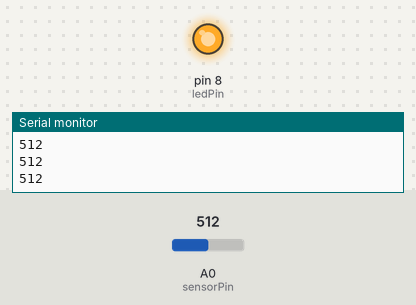
Simulated run of this sketch. Board: Arduino Uno, built with avr-gcc and run on an emulated ATmega328P. Shown: output pins drawn as LEDs (lit = HIGH), the last lines printed to the serial monitor. The inputs (shaded band) are chosen by the test bench; at power-on: A0 (sensorPin) = 512.

Above: at 1.2 s.
1.3 s: A0 (sensorPin) set to 214
2.8 s: A0 (sensorPin) set to 190
At 3.9 s:
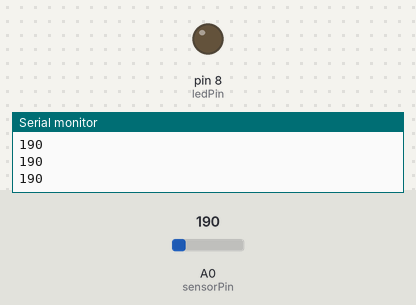
4.3 s: A0 (sensorPin) set to 210
At 5.0 s:
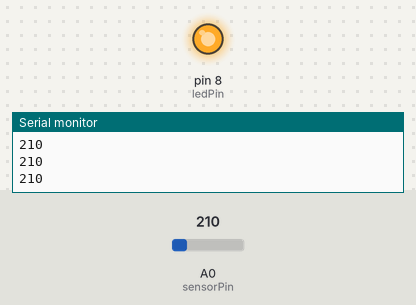
5.8 s: A0 (sensorPin) set to 122
At 6.2 s:
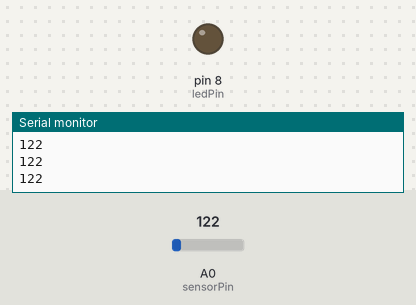
Timing chart, 0 to 8.3 s (numbered marks = the images above; inputs shaded):
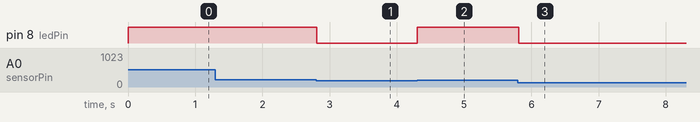

Measured:
- the behaviour switches between 200 and 199 on A0 (sensorPin) (found by bisection; images 0 and 1)
- after the input at 2.8 s, pin 8 (ledPin): HIGH → LOW at once
- after the input at 4.3 s, pin 8 (ledPin): LOW → HIGH at once
- after the input at 5.8 s, pin 8 (ledPin): HIGH → LOW at once

The sketch:

Automatic_Street_Light_Opertion.ino
```cpp
int sensorPin = A0;
int sensorValue = 0;
int ledPin = 8;

void setup() {
   Serial.begin(9600);
   pinMode(sensorPin, INPUT);
  pinMode(ledPin, OUTPUT);
}

void loop() {
   sensorValue = analogRead(sensorPin);
   Serial.println(sensorValue);

   if (sensorValue < 200){
    digitalWrite(ledPin, LOW);

       }else if(sensorValue > 200){
       digitalWrite(ledPin, HIGH);

        }
   }
```
